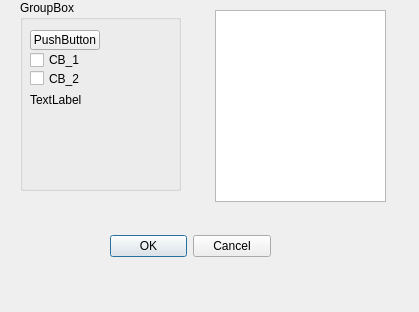
<?xml version="1.0" encoding="UTF-8"?>
<ui version="4.0">
 <class>Dialog</class>
 <widget class="QDialog" name="Dialog">
  <property name="geometry">
   <rect>
    <x>0</x>
    <y>0</y>
    <width>419</width>
    <height>312</height>
   </rect>
  </property>
  <property name="windowTitle">
   <string>Dialog</string>
  </property>
  <widget class="QDialogButtonBox" name="buttonBox">
   <property name="geometry">
    <rect>
     <x>110</x>
     <y>230</y>
     <width>161</width>
     <height>32</height>
    </rect>
   </property>
   <property name="orientation">
    <enum>Qt::Horizontal</enum>
   </property>
   <property name="standardButtons">
    <set>QDialogButtonBox::Cancel|QDialogButtonBox::Ok</set>
   </property>
  </widget>
  <widget class="QListWidget" name="LW">
   <property name="geometry">
    <rect>
     <x>215</x>
     <y>10</y>
     <width>171</width>
     <height>192</height>
    </rect>
   </property>
  </widget>
  <widget class="QGroupBox" name="groupBox">
   <property name="geometry">
    <rect>
     <x>20</x>
     <y>0</y>
     <width>161</width>
     <height>191</height>
    </rect>
   </property>
   <property name="title">
    <string>GroupBox</string>
   </property>
   <widget class="QPushButton" name="pushButton">
    <property name="geometry">
     <rect>
      <x>10</x>
      <y>30</y>
      <width>70</width>
      <height>20</height>
     </rect>
    </property>
    <property name="text">
     <string>PushButton</string>
    </property>
   </widget>
   <widget class="QCheckBox" name="CB_1">
    <property name="geometry">
     <rect>
      <x>10</x>
      <y>50</y>
      <width>70</width>
      <height>20</height>
     </rect>
    </property>
    <property name="text">
     <string>CB_1</string>
    </property>
   </widget>
   <widget class="QLabel" name="label">
    <property name="geometry">
     <rect>
      <x>10</x>
      <y>90</y>
      <width>100</width>
      <height>20</height>
     </rect>
    </property>
    <property name="text">
     <string>TextLabel</string>
    </property>
   </widget>
   <widget class="QCheckBox" name="CB_2">
    <property name="geometry">
     <rect>
      <x>10</x>
      <y>70</y>
      <width>70</width>
      <height>17</height>
     </rect>
    </property>
    <property name="text">
     <string>CB_2</string>
    </property>
   </widget>
  </widget>
 </widget>
 <resources/>
 <connections>
  <connection>
   <sender>buttonBox</sender>
   <signal>accepted()</signal>
   <receiver>Dialog</receiver>
   <slot>accept()</slot>
   <hints>
    <hint type="sourcelabel">
     <x>248</x>
     <y>254</y>
    </hint>
    <hint type="destinationlabel">
     <x>157</x>
     <y>274</y>
    </hint>
   </hints>
  </connection>
  <connection>
   <sender>buttonBox</sender>
   <signal>rejected()</signal>
   <receiver>Dialog</receiver>
   <slot>reject()</slot>
   <hints>
    <hint type="sourcelabel">
     <x>316</x>
     <y>260</y>
    </hint>
    <hint type="destinationlabel">
     <x>286</x>
     <y>274</y>
    </hint>
   </hints>
  </connection>
 </connections>
</ui>
